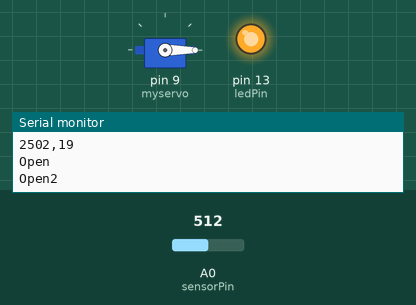
Simulated run of this sketch. Board: Arduino Uno, built with avr-gcc and run on an emulated ATmega328P. Parts: servo, output pins drawn as LEDs (lit = HIGH), the last lines printed to the serial monitor. Inputs (shaded band) come from the test bench; at power-on: A0 (sensorPin) = 512.

Above: at 1.2 s.
1.3 s: A0 (sensorPin) set to 214
4.3 s: A0 (sensorPin) set to 197
7.3 s: A0 (sensorPin) set to 164
10.3 s: A0 (sensorPin) set to 135
At 11.3 s:
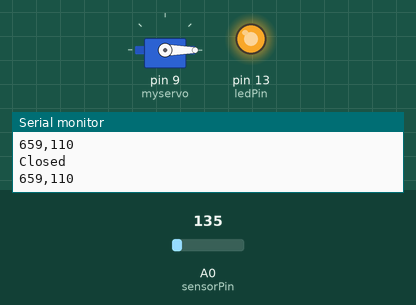
11.9 s: A0 (sensorPin) set to 716
At 12.06 s:
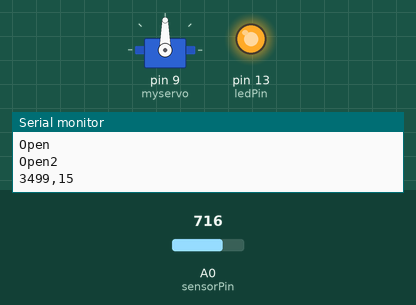
14.9 s: A0 (sensorPin) set to 621
17.9 s: A0 (sensorPin) set to 605
At 19.3 s:
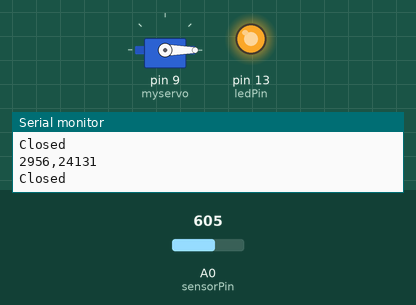
Timing chart, 0 to 20.9 s (numbered marks = the images above; inputs shaded):
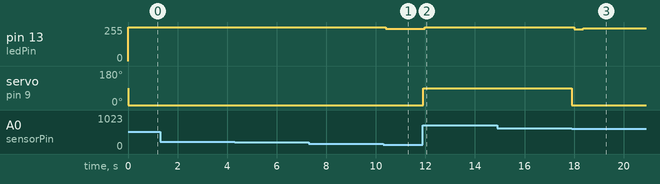

The sketch:

servo_motion_sensor062013.ino
```cpp
/* ir-distance sketch
 * prints distance and changes LED flash rate based on distance from IR sensor
 */
#include <Servo.h>

Servo myservo;  // create servo object to control a servo
const int ledPin    = 13; // the pin connected to the LED to flash
int pwr = 10;
const int sensorPin = 0;  // the analog pin connected to the sensor
const long referenceMv = 5000; // long int to prevent overflow when multiplied
const int TABLE_ENTRIES = 12;
const int firstElement = 250; // first entry is 250 mV
const int INTERVAL  = 250; // millivolts between each element
static int distance[TABLE_ENTRIES] = {150,140,130,100,60,50,40,35,30,25,20,15};

int getDistance(int mV)
{
   if( mV >  INTERVAL * TABLE_ENTRIES-1 )
      return distance[TABLE_ENTRIES-1];
   else
   {
      int index = mV / INTERVAL;
      float frac = (mV % 250) / (float)INTERVAL;
      return distance[index] - ((distance[index] - distance[index+1]) * frac);
   }
}

void setup()
{
  Serial.begin(9600);
  pinMode(ledPin, OUTPUT);
  myservo.attach(9);  // attaches the servo on pin 9 to the servo object
}

void loop()
{
  int val = analogRead(sensorPin);
  int mV = (val * referenceMv) / 1023;
  Serial.print(mV);
  Serial.print(",");
  int cm = getDistance(mV);
  Serial.println(cm);
  val = cm  ;
  val = map(val, 0, 1023, 0, 90);     // scale it to use it with the servo

  digitalWrite(ledPin, HIGH);
//  delay(cm * 10 ); // each centimeter adds 10 milliseconds delay
//  digitalWrite(ledPin, LOW);
//  delay( cm * 10);

  if(cm<=100){
    Serial.println("Open");
    digitalWrite(pwr, HIGH);
    myservo.write(90);                  // sets position to the 90 deg
    delay(15);
    Serial.println("Open2");
    myservo.write(0);                  // sets position to the 90 deg
    delay(15);
    digitalWrite(pwr, LOW);
  }
  else {
    Serial.println("Closed");
    myservo.write(0);                  // sets position to the 90 deg
    delay(15);
  }
 digitalWrite(ledPin, LOW);
}
```

Measured:
- the behaviour switches between 614 and 613 on A0 (sensorPin) (found by bisection; images 2 and 3)
- after the input at 10.3 s, pin 13 (ledPin): 255/255 → 243/255 after 0.11 s
- after the input at 11.9 s, pin 13 (ledPin): 243/255 → 255/255 after 0.08 s; servo on pin 9 (myservo): 0° → 90° at once
- after the input at 17.9 s, pin 13 (ledPin): 255/255 → 240/255 after 0.10 s, → 246/255 0.36 s later; servo on pin 9 (myservo): 90° → 0° at once
